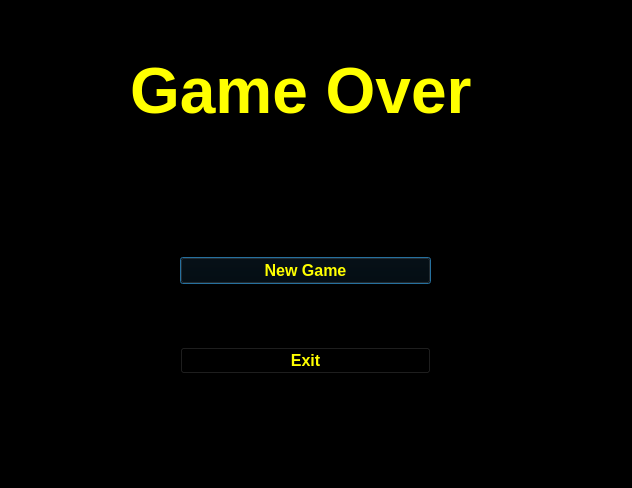
<?xml version="1.0" encoding="UTF-8"?>
<ui version="4.0">
 <class>DialogEnd</class>
 <widget class="QDialog" name="DialogEnd">
  <property name="geometry">
   <rect>
    <x>0</x>
    <y>0</y>
    <width>632</width>
    <height>488</height>
   </rect>
  </property>
  <property name="minimumSize">
   <size>
    <width>632</width>
    <height>488</height>
   </size>
  </property>
  <property name="maximumSize">
   <size>
    <width>632</width>
    <height>488</height>
   </size>
  </property>
  <property name="windowTitle">
   <string>Game Over</string>
  </property>
  <property name="styleSheet">
   <string notr="true">background-color: rgb(0, 0, 0);</string>
  </property>
  <widget class="QLabel" name="label">
   <property name="geometry">
    <rect>
     <x>130</x>
     <y>50</y>
     <width>361</width>
     <height>81</height>
    </rect>
   </property>
   <property name="font">
    <font>
     <pointsize>48</pointsize>
     <weight>75</weight>
     <bold>true</bold>
    </font>
   </property>
   <property name="styleSheet">
    <string notr="true">color: rgb(255, 255, 0);</string>
   </property>
   <property name="text">
    <string>Game Over</string>
   </property>
  </widget>
  <widget class="QWidget" name="">
   <property name="geometry">
    <rect>
     <x>180</x>
     <y>200</y>
     <width>251</width>
     <height>231</height>
    </rect>
   </property>
   <layout class="QVBoxLayout" name="verticalLayout">
    <item>
     <widget class="QPushButton" name="newGame">
      <property name="font">
       <font>
        <pointsize>12</pointsize>
        <weight>75</weight>
        <bold>true</bold>
       </font>
      </property>
      <property name="styleSheet">
       <string notr="true">color: rgb(255, 255, 0);</string>
      </property>
      <property name="text">
       <string>New Game</string>
      </property>
     </widget>
    </item>
    <item>
     <widget class="QPushButton" name="Exit">
      <property name="font">
       <font>
        <pointsize>12</pointsize>
        <weight>75</weight>
        <bold>true</bold>
       </font>
      </property>
      <property name="styleSheet">
       <string notr="true">color: rgb(255, 255, 0);</string>
      </property>
      <property name="text">
       <string>Exit</string>
      </property>
     </widget>
    </item>
   </layout>
  </widget>
 </widget>
 <resources/>
 <connections/>
</ui>
